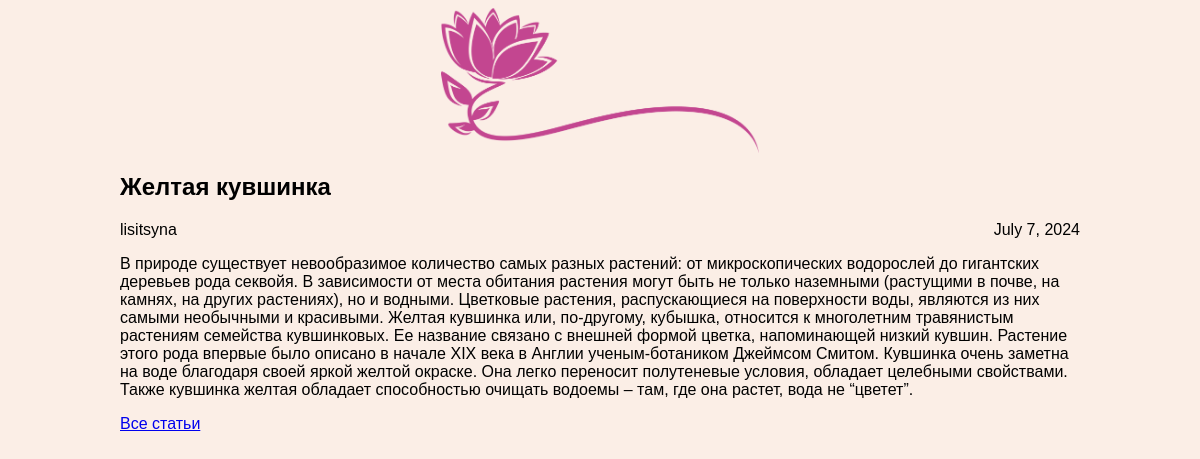
Screenshot of /article/2/ with the database file from the repository.
### articles/models.py (models this page shows, shortened)
class Article(models.Model):
    title = models.CharField(max_length=200)
    author = models.ForeignKey(User, on_delete=models.CASCADE)
    text = models.TextField()
    created_date = models.DateField(auto_now_add=True)

### articles/views.py (the view)
# urls.py: path('article/<int:article_id>/', views.get_article, name='get_article'),
def get_article(request, article_id):
    try:
        post = Article.objects.get(id=article_id)
        return render(request, 'article.html', {"post": post})
    except Article.DoesNotExist:
        raise Http404

### articles/templates/article.html (shortened to what this page needs)
<!DOCTYPE html>
<html>
    <head>
        <link rel="stylesheet" type="text/css" href="/static/css/article.css">
    </head>
    <body>
        <div class="header">
             {% load static %}
             <img src="{% static "img/logo.png" %}" />
        </div>
        <div class="archive">
            <div class="one-post">
                <h2 class="post-title">{{ post.title }}</h2>
                <div class="article-info">
                     <div class="article-author">{{ post.author.username }}</div>
                     <div class="article-created-date">{{ post.created_date }}</div>
                 </div>
                 <p class="article-text">{{ post.text }}</p>
                 <a href="{% url 'archive' %}" class="btn-all-posts">Все статьи</a>
             </div>
         </div>
    </body>
</html>

### rows the page displays
Article: title "Желтая кувшинка", author.username "lisitsyna", created_date "July 7, 2024", text "В природе существует невообразимое количество самых разных растений: от микроскопических водорослей до гигантских деревьев рода секвойя. В зависимости от места обитания растения могут быть не только наземными (растущими в почве, на камнях, на других растениях), но и водными. Цветковые растения, распускающиеся на поверхности воды, являются из них самыми необычными и красивыми. Желтая кувшинка или, по-другому, кубышка, относится к многолетним травянистым растениям семейства кувшинковых. Ее название связано с внешней формой цветка, напоминающей низкий кувшин. Растение этого рода впервые было описано в начале XIX века в Англии ученым-ботаником Джеймсом Смитом. Кувшинка очень заметна на воде…"
